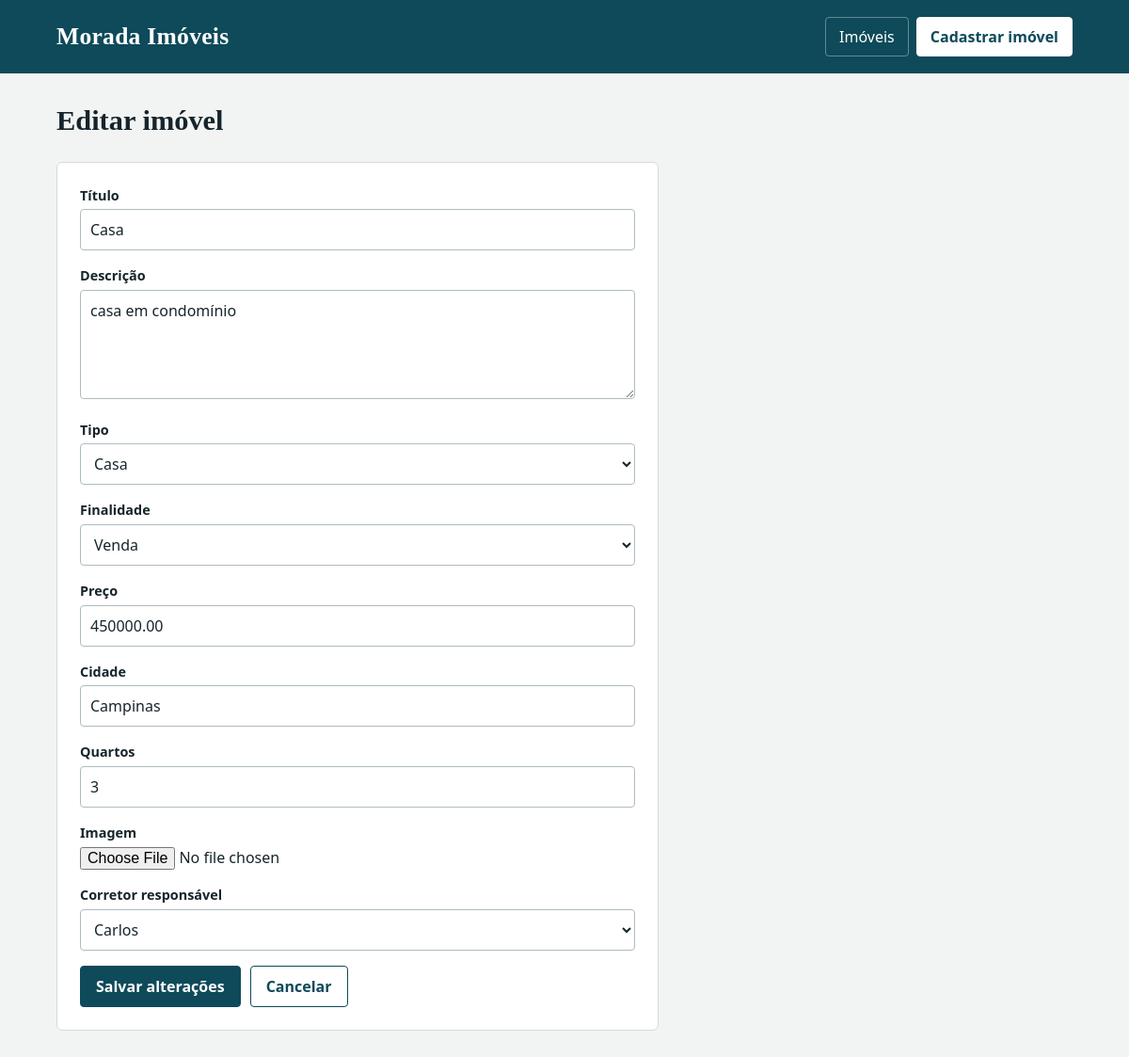
Screenshot of /1/editar/ with the database file from the repository.
### imoveis/models.py (models this page shows, shortened)
class Imovel(models.Model):
    class Tipo(models.TextChoices):
        CASA = "casa", "Casa"
        APARTAMENTO = "apartamento", "Apartamento"
        TERRENO = "terreno", "Terreno"
    class Finalidade(models.TextChoices):
        VENDA = "venda", "Venda"
        ALUGUEL = "aluguel", "Aluguel"
    titulo = models.CharField("título", max_length=150)
    descricao = models.TextField("descrição")
    tipo = models.CharField(max_length=20, choices=Tipo.choices)
    finalidade = models.CharField(max_length=20, choices=Finalidade.choices)
    preco = models.DecimalField("preço", max_digits=12, decimal_places=2)
    cidade = models.CharField(max_length=100)
    quartos = models.PositiveIntegerField("quartos", default=0)
    imagem = models.ImageField(upload_to="imoveis/", blank=True, null=True)
    corretor = models.ForeignKey(
        Corretor,
        on_delete=models.PROTECT,
        related_name="imoveis",
        verbose_name="corretor responsável",
    )
    data_cadastro = models.DateTimeField("data de cadastro", auto_now_add=True)
    class Meta:
        verbose_name_plural = "Imóveis"
        ordering = ["-data_cadastro"]

### imoveis/views.py (the view)
# urls.py: path("<int:pk>/editar/", views.editar_imovel, name="editar_imovel"),
def editar_imovel(request, pk):
    imovel = get_object_or_404(Imovel, pk=pk)
    if request.method == "POST":
        form = ImovelForm(request.POST, request.FILES, instance=imovel)
        if form.is_valid():
            form.save()
            messages.success(request, "Alterações salvas.")
            return redirect("listar_imoveis")
    else:
        form = ImovelForm(instance=imovel)
    return render(
        request,
        "imoveis/form.html",
        {"form": form, "titulo_pagina": "Editar imóvel", "botao": "Salvar alterações"},
    )

### imoveis/forms.py
class ImovelForm(forms.ModelForm):
    class Meta:
        model = Imovel
        fields = [
            "titulo",
            "descricao",
            "tipo",
            "finalidade",
            "preco",
            "cidade",
            "quartos",
            "imagem",
            "corretor",
        ]
        widgets = {
            "descricao": forms.Textarea(attrs={"rows": 4}),
        }
    def __init__(self, *args, **kwargs):
        super().__init__(*args, **kwargs)
        self.fields["tipo"].choices = [("", "Selecione")] + list(Imovel.Tipo.choices)
        self.fields["finalidade"].choices = [("", "Selecione")] + list(Imovel.Finalidade.choices)
        self.fields["corretor"].empty_label = "Selecione"

### imoveis/models.py (called while the page is built)
    def __str__(self):
        return self.nome

### imoveis/templates/imoveis/form.html (shortened to what this page needs)
{% extends "imoveis/base.html" %}
{% block conteudo %}
  <h1>{{ titulo_pagina }}</h1>
  <form class="painel" method="post" enctype="multipart/form-data">
    {% for campo in form %}
      <div class="campo">
        <label for="{{ campo.id_for_label }}">{{ campo.label }}</label>
        {{ campo }}
      </div>
    {% endfor %}
    <div class="acoes">
      <button type="submit" class="btn">{{ botao }}</button>
      <a href="{% url 'listar_imoveis' %}" class="btn btn--claro">Cancelar</a>
    </div>
  </form>
{% endblock %}

### imoveis/templates/imoveis/base.html (style rules this page uses)
:root { --tinta: #16252b; --petroleo: #0e4a5a; --petroleo-escuro: #0a3742; --fundo: #f2f4f3; --branco: #ffffff; --linha: #d3dbdc; --suave: #5b6b70; --latao: #8f5f10; --perigo: #9e2f28; --serif: Georgia, "Times New Roman", serif; --sans: system-ui, -apple-system, "Segoe UI", Roboto, sans-serif; }
* { box-sizing: border-box; }
body { margin: 0; font-family: var(--sans); color: var(--tinta); background: var(--fundo); line-height: 1.5; }
a { color: inherit; }
h1 { font-family: var(--serif); font-size: 1.9rem; margin: 0 0 20px; }
.btn { display: inline-block; font: inherit; font-weight: 600; cursor: pointer; padding: 9px 16px; border-radius: 4px; text-decoration: none; text-align: center; border: 1px solid var(--petroleo); background: var(--petroleo); color: #fff; }
.btn--claro { background: transparent; color: var(--petroleo); }
label { display: block; font-size: 0.9rem; font-weight: 600; margin-bottom: 4px; }
input[type="text"], input[type="number"], input[type="email"], select, textarea { width: 100%; font: inherit; padding: 9px 10px; color: var(--tinta); border: 1px solid #aebcbf; border-radius: 4px; background: #fff; }
input[type="file"] { width: 100%; font: inherit; }
.painel { background: var(--branco); border: 1px solid var(--linha); border-radius: 6px; padding: 24px; max-width: 640px; }
.campo { margin-bottom: 16px; }
.acoes { display: flex; gap: 10px; flex-wrap: wrap; margin-top: 8px; }

### rows the page displays
Imovel: form "Casa" "casa em condomínio" "Casa" "Venda" "450000.00" "Campinas" "3" "Carlos"

### other values shown
{{ titulo_pagina }} "Editar imóvel"
{{ campo.label }} "Título" "Descrição" "Tipo" "Finalidade" "Preço" "Cidade" "Quartos" "Imagem" "Corretor responsável"
{{ botao }} "Salvar alterações"
